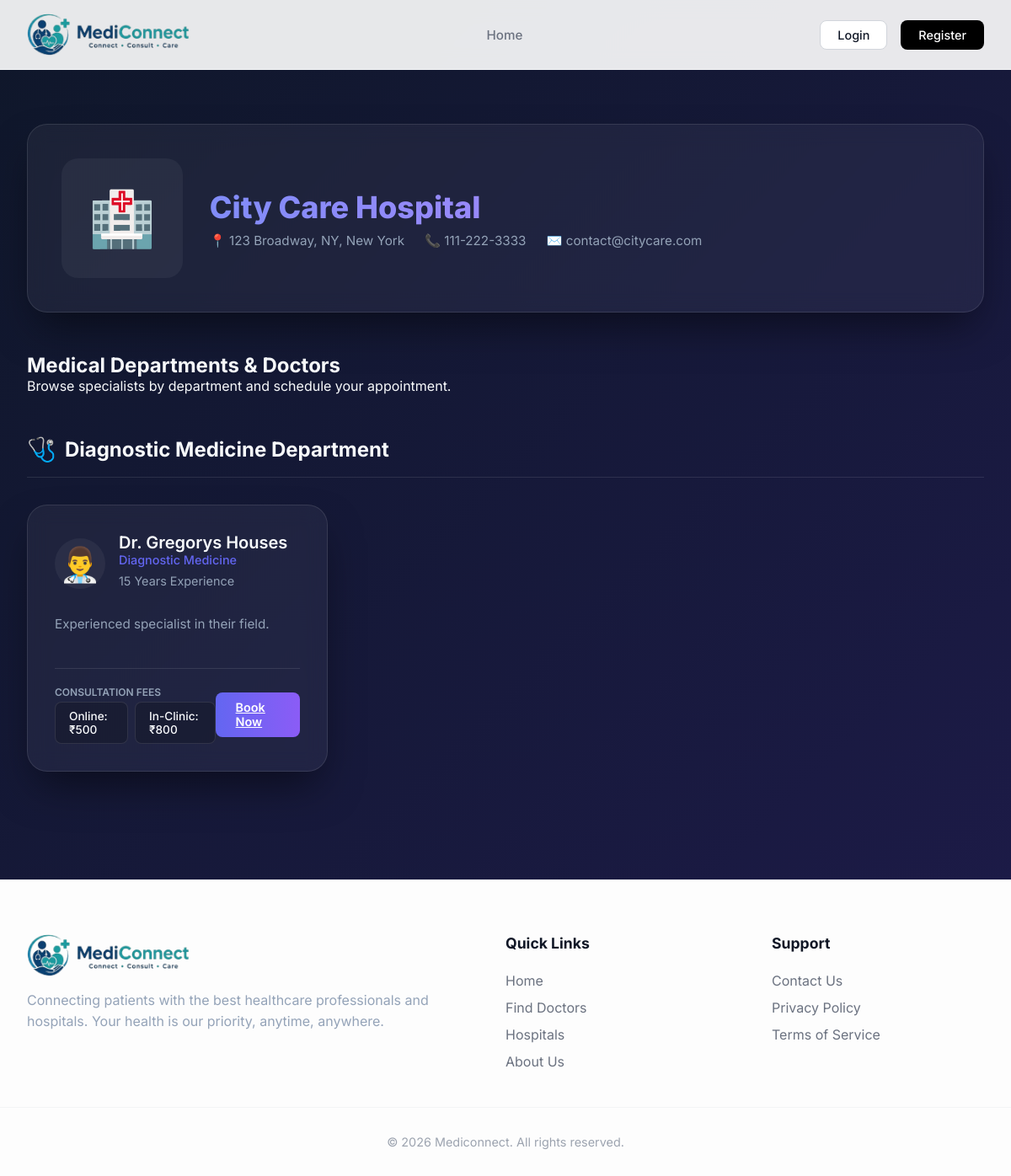
The page /core/hospitals/3/doctors/ on the database its author committed.
### core/models.py (models this page shows, shortened)
class Hospital(models.Model):
    pic = models.ImageField(upload_to='hospital_pics/', null=True, blank=True)
    name = models.CharField(max_length=200)
    state = models.CharField(max_length=100)
    phone = models.CharField(max_length=15)
    address = models.TextField()
    email = models.EmailField(blank=True)

### accounts/models.py (models this page shows, shortened)
class DoctorProfile(models.Model):
    user = models.OneToOneField(User, on_delete=models.CASCADE)
    hospital = models.ForeignKey('core.Hospital', on_delete=models.CASCADE)
    specialization = models.CharField(max_length=100)
    experience_years = models.IntegerField(default=0)
    doctor_pic = models.ImageField(upload_to='profiles/doctors', blank=True, null=True)
    fees_online = models.IntegerField(default=0)
    fees_offline = models.IntegerField(default=0)
    bio = models.TextField(blank=True)
    is_available = models.BooleanField(default=True)

class User(AbstractUser):
    ROLE_CHOICES = (
        ('PATIENT', 'Patient'),
        ('DOCTOR', 'Doctor'),
        ('ADMIN', 'Admin'),
    )
    role = models.CharField(max_length=20, choices=ROLE_CHOICES)
    phone = models.CharField(max_length=15, blank=True)

### core/views.py (the view)
# urls.py: path('hospitals/<int:hospital_id>/doctors/', views.hospital_doctors, name='hospital_doctors'),
def hospital_doctors(request, hospital_id):
    hospital = get_object_or_404(Hospital, id=hospital_id)
    doctors = DoctorProfile.objects.filter(hospital=hospital, is_available=True)
    from collections import defaultdict
    doctors_by_specialization = defaultdict(list)
    for doctor in doctors:
        doctors_by_specialization[doctor.specialization].append(doctor)
    context = {
        'hospital': hospital,
        'doctors_by_specialization': dict(doctors_by_specialization),
    }
    return render(request, 'core/doctor_by_hospital.html', context)

### templates/core/doctor_by_hospital.html (shortened to what this page needs)
{% extends 'base.html' %}
{% block content %}
<div class="hospital-doctors-container">
    <div class="glass-card hospital-info-card">
        <div class="hosp-icon">
            {% if hospital.pic %}
                <img src="{{ hospital.pic.url }}" alt="{{ hospital.name }}" style="width: 100%; height: 100%; object-fit: cover; border-radius: 20px;">
            {% else %}
                🏥
            {% endif %}
        </div>
        <div class="hosp-details" style="flex: 1;">
            <h1>{{ hospital.name }}</h1>
            <div class="hosp-meta">
                <span>📍 {{ hospital.address }}, {{ hospital.state }}</span>
                <span>📞 {{ hospital.phone }}</span>
                <span>✉️ {{ hospital.email|default:"contact@hospital.com" }}</span>
            </div>
        </div>
    </div>
    <div class="section-header" style="margin-bottom: 3rem;">
        <div class="section-title">
            <h2>Medical Departments & Doctors</h2>
            <p>Browse specialists by department and schedule your appointment.</p>
        </div>
    </div>
    {% if doctors_by_specialization %}
        {% for specialization, doctors in doctors_by_specialization.items %}
        <div class="department-section">
            <div class="department-header">
                <span style="font-size: 1.75rem;">🩺</span>
                <h3 class="department-title">{{ specialization }} Department</h3>
            </div>
            <div class="doctors-grid">
                {% for doctor in doctors %}
                <div class="glass-card doctor-card">
                    <div>
                        <div class="doc-header">
                            <div class="doc-avatar">
                                {% if doctor.doctor_pic %}
                                <img src="{{ doctor.doctor_pic.url }}" alt="Dr. {{ doctor.user.username }}" style="width: 100%; height: 100%; border-radius: 50%; object-fit: cover;">
                                {% else %}
                                👨‍⚕️
                                {% endif %}
                            </div>
                            <div>
                                <h4 class="doc-name">Dr. {{ doctor.user.get_full_name|default:doctor.user.username }}</h4>
                                <div class="doc-meta" style="color: var(--primary); font-weight: 500;">{{ doctor.specialization }}</div>
                                <div class="doc-meta">{{ doctor.experience_years }} Years Experience</div>
                            </div>
                        </div>
                        <p class="doc-bio">{{ doctor.bio|default:"Experienced specialist dedicated to providing personalized and high-quality patient care." }}</p>
                    </div>
                    <div style="display: flex; justify-content: space-between; align-items: center; border-top: 1px solid var(--glass-border); padding-top: 1.25rem; margin-top: 1rem;">
                        <div style="display: flex; flex-direction: column; gap: 4px;">
                            <span style="font-size: 0.75rem; color: var(--text-muted); text-transform: uppercase; font-weight: 600;">Consultation Fees</span>
                            <div style="display: flex; gap: 8px;">
                                <span class="fees-badge">Online: ₹{{ doctor.fees_online }}</span>
                                <span class="fees-badge">In-Clinic: ₹{{ doctor.fees_offline }}</span>
                            </div>
                        </div>
                        <a href="{% url 'book_appointment' doctor.id %}" class="btn btn-primary" style="width: auto; padding: 0.6rem 1.5rem; font-size: 0.9rem; border-radius: 8px;">Book Now</a>
                    </div>
                </div>
                {% endfor %}
            </div>
        </div>
        {% endfor %}
    {% endif %}
</div>
{% endblock %}

### static/css/style.css (style rules this page uses)
:root { --primary: #6366f1; --primary-dark: #4f46e5; --secondary: #ec4899; --accent: #8b5cf6; --bg-gradient: linear-gradient(135deg, #0f172a 0%, #1e1b4b 100%); --card-bg: rgba(255, 255, 255, 0.05); --glass-border: rgba(255, 255, 255, 0.1); --text-main: #f8fafc; --text-muted: #94a3b8; --input-bg: rgba(0, 0, 0, 0.2); }
* { margin: 0; padding: 0; box-sizing: border-box; font-family: 'Inter', system-ui, -apple-system, sans-serif; }
body { background: var(--bg-gradient); color: var(--text-main); min-height: 100vh; display: flex; flex-direction: column; }
.glass-card { background: var(--card-bg); backdrop-filter: blur(12px); -webkit-backdrop-filter: blur(12px); border: 1px solid var(--glass-border); border-radius: 24px; box-shadow: 0 25px 50px -12px rgba(0, 0, 0, 0.5); }
h1 { font-size: 2.5rem; font-weight: 800; background: linear-gradient(to right, #818cf8, #c084fc); -webkit-background-clip: text; background-clip: text; -webkit-text-fill-color: transparent; margin-bottom: 0.5rem; text-align: center; }
.btn { width: 100%; padding: 1rem; border-radius: 12px; border: none; font-weight: 600; font-size: 1rem; cursor: pointer; transition: all 0.3s cubic-bezier(0.4, 0, 0.2, 1); display: flex; align-items: center; justify-content: center; gap: 0.5rem; }
.btn-primary { background: linear-gradient(to right, var(--primary), var(--accent)); color: white; }

### templates/core/doctor_by_hospital.html (style rules this page uses)
.hospital-doctors-container { padding: 4rem 2rem; max-width: 1200px; margin: 0 auto; }
.hospital-info-card { padding: 2.5rem; margin-bottom: 3rem; display: flex; gap: 2rem; align-items: center; }
.hosp-icon { font-size: 4rem; background: rgba(255, 255, 255, 0.05); padding: 2rem; border-radius: 20px; }
.hosp-details h1 { font-size: 2.25rem; margin-bottom: 0.5rem; text-align: left; background: linear-gradient(to right, #818cf8, #c084fc); -webkit-background-clip: text; background-clip: text; -webkit-text-fill-color: transparent; }
.hosp-meta { display: flex; gap: 1.5rem; color: var(--text-muted); font-size: 0.95rem; }
.department-section { margin-bottom: 4rem; }
.department-header { border-bottom: 1px solid var(--glass-border); padding-bottom: 1rem; margin-bottom: 2rem; display: flex; align-items: center; gap: 10px; }
.department-title { font-size: 1.5rem; font-weight: 700; color: var(--text-main); }
.doctors-grid { display: grid; grid-template-columns: repeat(auto-fill, minmax(320px, 1fr)); gap: 2rem; }
.doctor-card { padding: 2rem; transition: transform 0.3s, box-shadow 0.3s; display: flex; flex-direction: column; justify-content: space-between; }
.doc-header { display: flex; gap: 1rem; margin-bottom: 1.5rem; align-items: center; }
.doc-avatar { font-size: 2.5rem; width: 60px; height: 60px; background: rgba(255, 255, 255, 0.05); display: flex; align-items: center; justify-content: center; border-radius: 50%; }
.doc-name { font-size: 1.25rem; font-weight: 600; color: var(--text-main); }
.doc-meta { font-size: 0.9rem; color: var(--text-muted); margin-bottom: 0.5rem; }
.doc-bio { font-size: 0.95rem; color: var(--text-muted); margin-bottom: 1.5rem; line-height: 1.5; flex-grow: 1; }
.fees-badge { background: var(--input-bg); border: 1px solid var(--glass-border); padding: 0.5rem 1rem; border-radius: 8px; font-size: 0.85rem; font-weight: 500; color: var(--text-main); }

### rows shown on the page
Hospital: name "City Care Hospital", address "123 Broadway, NY", state "New York", phone "111-222-3333", email "contact@citycare.com"
DoctorProfile: specialization "Diagnostic Medicine", user.get_full_name "Gregorys Houses", experience_years "15", bio "Experienced specialist in their field.", fees_online "500", fees_offline "800"
